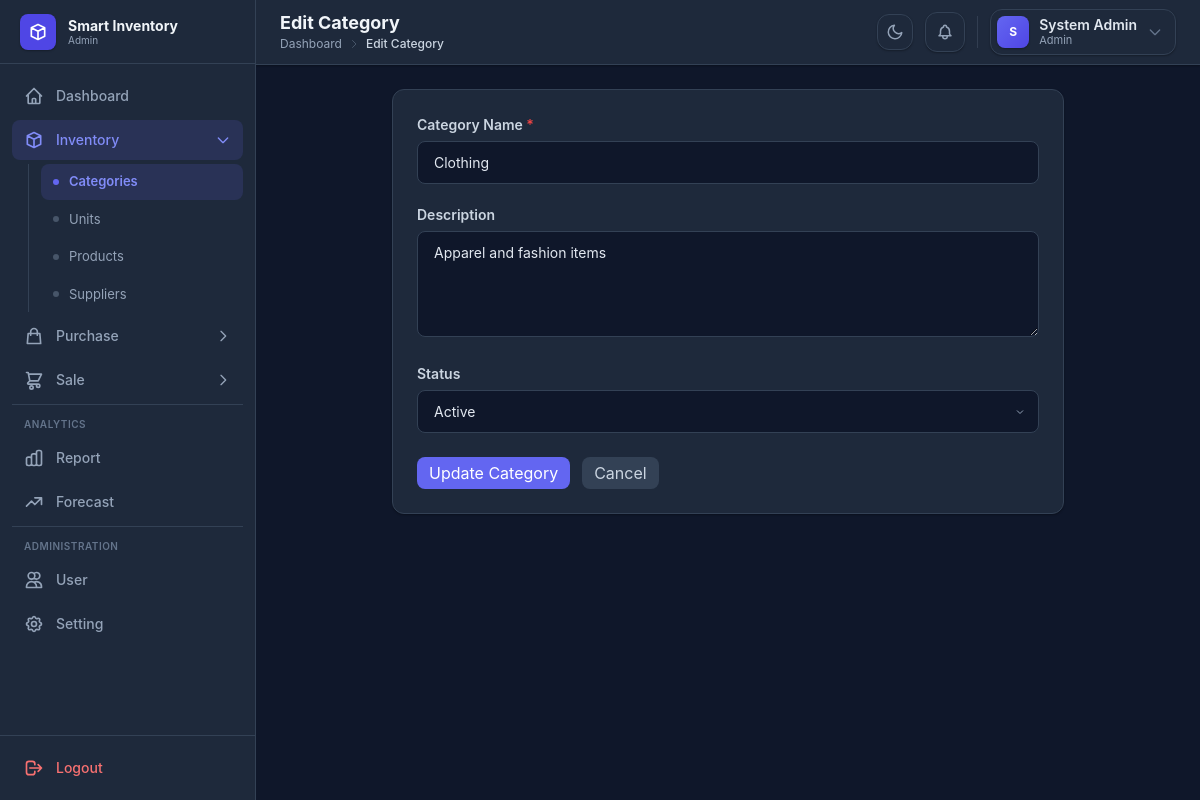
/categories/edit.php?id=4 (signed in), run on the app's committed database.
### tables this page shows
CREATE TABLE IF NOT EXISTS categories (
    id INT AUTO_INCREMENT PRIMARY KEY,
    name VARCHAR(100) NOT NULL UNIQUE,
    description TEXT,
    status ENUM('Active', 'Inactive') DEFAULT 'Active',
    created_at TIMESTAMP DEFAULT CURRENT_TIMESTAMP
);

### config/helpers.php (called while the page is built, shortened)
<?php
function executeQuery($conn, $sql, $params = [], $types = '') {
    $stmt = $conn->prepare($sql);
    if (!empty($types)) {
        $stmt->bind_param($types, ...$params);
    }
    $stmt->execute();
    return $stmt->get_result();
}
function fetchOne($conn, $sql, $params = [], $types = '') {
    $result = executeQuery($conn, $sql, $params, $types);
    if ($result && mysqli_num_rows($result) > 0) {
        return mysqli_fetch_assoc($result);
    }
    return null;
}

### categories/edit.php (the view, shortened to what this page needs)
<?php
include "../config/database.php";
include "../config/helpers.php";
$id = isset($_GET['id']) ? (int)$_GET['id'] : 0;
$category = fetchOne($conn, "SELECT * FROM categories WHERE id = ?", [$id], "i");
$category_name = $category['name'];
$description = $category['description'];
$status = $category['status'];
$errors = [];
?>
<!DOCTYPE html>
<html lang="en">
<head>
    <script src="https://cdn.tailwindcss.com"></script>
    <link rel="stylesheet" href="../assets/css/style.css">
</head>
<body class="bg-gray-50 dark:bg-slate-900">
    <div class="flex min-h-screen">
        <?php include "../includes/sidebar.php"; ?>
        <div class="flex-1 flex flex-col">
            <?php include "../includes/header.php"; ?>
            <main class="p-6">
                <div class="max-w-2xl mx-auto">
                    <div class="bg-white rounded-xl shadow-sm border border-gray-200 p-6">
                        <form method="POST" novalidate data-form-guard="true">
                            <div class="mb-5">
                                <label for="name" class="form-label">Category Name <span class="text-red-500">*</span></label>
                                <input type="text" id="name" name="name" value="<?= htmlspecialchars($category_name) ?>"
                                    placeholder="Enter category name"
                                    class="form-input <?= isset($errors['name']) ? 'error' : '' ?>">
                            </div>
                            <div class="mb-5">
                                <label for="description" class="form-label">Description</label>
                                <textarea id="description" name="description" rows="4"
                                    placeholder="Enter category description"
                                    class="form-input"><?= htmlspecialchars($description) ?></textarea>
                            </div>
                            <div class="mb-6">
                                <label for="status" class="form-label">Status</label>
                                <select id="status" name="status" class="form-input">
                                    <option value="Active" <?= $status === 'Active' ? 'selected' : '' ?>>Active</option>
                                </select>
                            </div>
                            <div class="flex gap-3">
                                <button type="submit" name="update" class="btn-primary py-1 px-3 rounded-lg">
                                    Update Category
                                </button>
                                <a href="index.php" class="btn-secondary py-1 px-3 rounded-lg">Cancel</a>
                            </div>
                        </form>
                    </div>
                </div>
            </main>
        </div>
    </div>
    <?php include "../includes/footer.php"; ?>

### assets/css/style.css (style rules this page uses)
* { margin: 0; padding: 0; box-sizing: border-box; }
body { font-family: 'Inter', system-ui, -apple-system, sans-serif; }
.dark body { background-color: #0f172a; color: #e2e8f0; }
.form-input { width: 100%; border: 1px solid #d1d5db; border-radius: 0.5rem; padding: 0.625rem 1rem; font-size: 0.875rem; outline: none; transition: border-color 0.15s ease, box-shadow 0.15s ease; background-color: #fff; color: #111827; }
.dark .form-input { background-color: #0f172a; border-color: #334155; color: #e2e8f0; }
.dark .form-input::placeholder { color: #64748b; }
select.form-input { appearance: none; background-repeat: no-repeat; background-position: right 0.75rem center; padding-right: 2rem; }
.dark select.form-input { background-color: #0f172a; }
textarea.form-input { resize: vertical; min-height: 100px; }
.form-label { display: block; margin-bottom: 0.375rem; font-size: 0.875rem; font-weight: 600; color: #374151; }
.dark .form-label { color: #cbd5e1; }
.btn-primary { background-color: #6366f1; color: white; }
.btn-secondary { background-color: #e5e7eb; color: #374151; }
.dark .btn-secondary { background-color: #334155; color: #cbd5e1; }
.dark a { color: #818cf8; }
.dark .bg-white { background-color: #1e293b !important; }
.dark .bg-gray-50 { background-color: #0f172a !important; }
.dark .border { border-color: #334155 !important; }
.dark .border-gray-200 { border-color: #334155 !important; }
.dark .shadow-sm { box-shadow: 0 1px 2px rgba(0, 0, 0, 0.3) !important; }
.dark input[type="text"], .dark input[type="email"], .dark input[type="password"], .dark input[type="number"], .dark input[type="search"], .dark input[type="date"], .dark select, .dark textarea { background-color: #0f172a !important; border-color: #334155 !important; color: #e2e8f0 !important; }
.dark input::placeholder, .dark textarea::placeholder { color: #64748b !important; }
.dark option { background-color: #0f172a; color: #e2e8f0; }

### data on the page
categories: name "Clothing", description "Apparel and fashion items", status "Active"

### other printed values
$role "Admin"
$label "Categories Units Products Suppliers"
$page_title "Edit Category"
$part "Dashboard"
$part "Edit Category"
substr($name, 0, 1) "S"
$name "System Admin"
